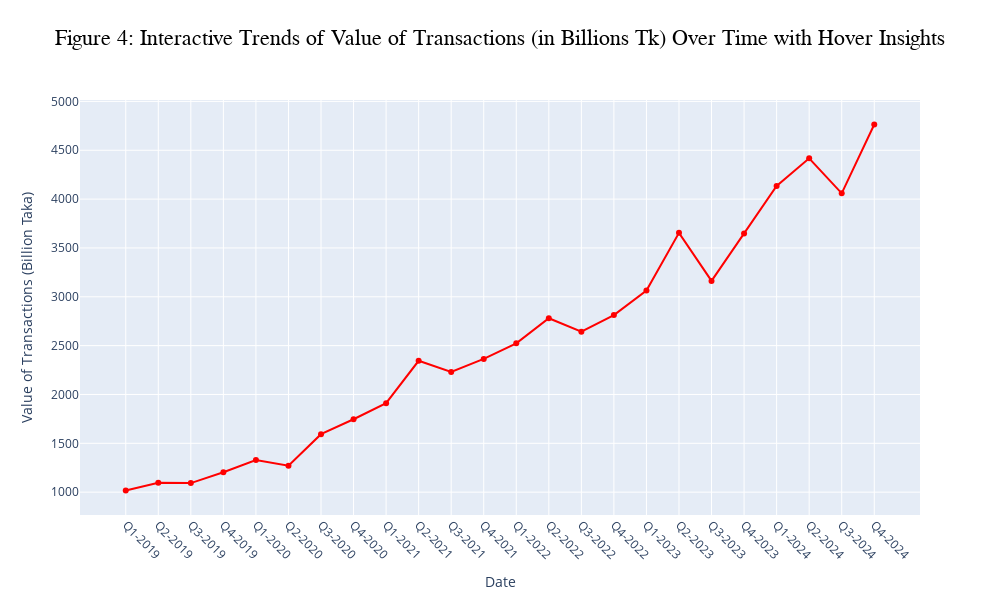

The notebook cell saved with this chart:
### Markdown cell above
**Interactive Trends of Value of Transactions (in Billions) Over Time with Hover Insights**

### Code cell
# Convert Value_of_Trans from Million to Billion
mobile_money['Value_of_Trans_Billion'] = mobile_money['Value_of_Trans'] / 1000

# Create interactive plot
fig = px.line(
    mobile_money,
    x='Date',
    y='Value_of_Trans_Billion',
    markers=True,
    title='Figure 4: Value of Transactions (Billion Taka) Over Time',
    labels={'Value_of_Trans_Billion': 'Value of Transactions (Billion Taka)'}
)

# Add hover and style
fig.update_traces(
    mode="lines+markers",
    line=dict(color='red'),
    marker=dict(color='red'),
    hovertemplate='Date: %{x|%b %Y}<br>Value: %{y:.2f}B'
)

# Customize layout
fig.update_layout(
    width=1000,
    height=600,
    title={
        'text': 'Figure 4: Interactive Trends of Value of Transactions (in Billions Tk) Over Time with Hover Insights',
        'y': 0.95,
        'x': 0.5,
        'xanchor': 'center',
        'yanchor': 'top',
        'font': dict(size=22, family='Arial', color='black')
    },
    xaxis_tickangle=45
)

# Save image (requires `kaleido`)
fig.write_image("figure_4_value_of_transactions_billion.png")

# Show plot
fig.show()

### Figure 1 — Plotly figure (JSON) as saved in the notebook; plotly's stock layout.template omitted (floating-point values rounded to 4 significant figures)
{"data": [{"hovertemplate": "Date: %{x|%b %Y}<br>Value: %{y:.2f}B", "legendgroup": "", "line": {"color": "red", "dash": "solid"}, "marker": {"color": "red", "symbol": "circle"}, "mode": "lines+markers", "name": "", "orientation": "v", "showlegend": false, "type": "scatter", "x": ["Q1-2019", "Q2-2019", "Q3-2019", "Q4-2019", "Q1-2020", "Q2-2020", "Q3-2020", "Q4-2020", "Q1-2021", "Q2-2021", "Q3-2021", "Q4-2021", "Q1-2022", "Q2-2022", "Q3-2022", "Q4-2022", "Q1-2023", "Q2-2023", "Q3-2023", "Q4-2023", "Q1-2024", "Q2-2024", "Q3-2024", "Q4-2024"], "xaxis": "x", "y": [1017.0, 1097.0, 1093.0, 1204.0, 1328.0, 1270.0, 1593.0, 1747.0, 1911.0, 2345.0, 2231.0, 2364.0, 2524.0, 2781.0, 2643.0, 2813.0, 3064.0, 3655.0, 3162.0, 3648.0, 4134.0, 4417.0, 4059.0, 4764.0], "yaxis": "y"}], "layout": {"height": 600, "legend": {"tracegroupgap": 0}, "title": {"font": {"color": "black", "family": "Arial", "size": 22}, "text": "Figure 4: Interactive Trends of Value of Transactions (in Billions Tk) Over Time with Hover Insights", "x": 0.5, "xanchor": "center", "y": 0.95, "yanchor": "top"}, "width": 1000, "xaxis": {"anchor": "y", "autorange": true, "domain": [0, 1], "range": [-1.406, 24.41], "tickangle": 45, "title": {"text": "Date"}, "type": "category"}, "yaxis": {"anchor": "x", "autorange": true, "domain": [0, 1], "range": [765.9, 5015.0], "title": {"text": "Value of Transactions (Billion Taka)"}, "type": "linear"}}}
